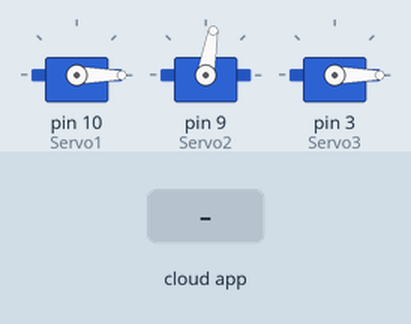
A sketch run on a simulated Arduino Uno, built with avr-gcc and run on an emulated ATmega328P. Parts: 3 × servo. The inputs (shaded band) are chosen by the test bench. The ROS host is connected and sends only what is stated.

Above: at 1.2 s.
1.3 s: the phone or cloud app sets linear.x to -100
At 2.5 s:
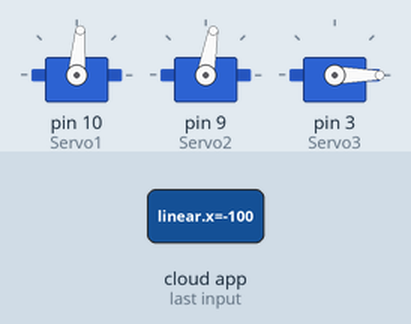
2.8 s: the phone or cloud app sets linear.x to 100
At 3.7 s:
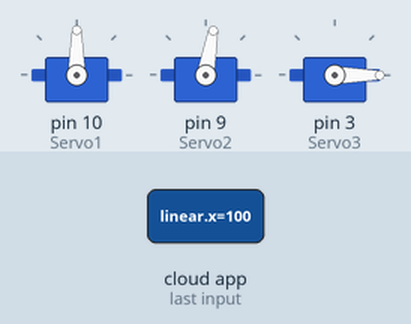
Timing chart, 0 to 5.8 s (numbered marks = the images above; inputs shaded):
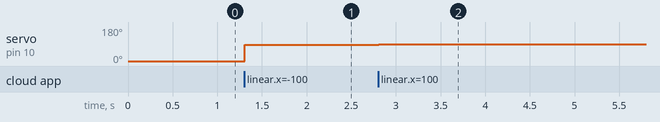

The sketch:

garra_teleop.ino
```cpp
#include <Servo.h>
#include <ros.h>
#include <geometry_msgs/Twist.h>
#include <geometry_msgs/Vector3.h>
//------Declaración de los Servos-----
Servo Servo1; //Hombro
Servo Servo2; //Base
Servo Servo3; //Garra

//-----Declaración de variables-------
//Variables que reciben las velocidades
int Hombro;
int Base;
int Garra;
//Variables de posicion
int posH=90;
int posB=80;
int posG=180;

ros::NodeHandle  nh;
geometry_msgs::Twist tw_msg;//Recibe
geometry_msgs::Vector3 v3_msg;//Envia

//********************PUBLISHER*********************
ros::Publisher Angle("robot_angulo", &v3_msg);

//*****************FUNCION CALLBACK*********************
void messageCb( const geometry_msgs::Twist& robot_pinza){

  Hombro = robot_pinza.linear.x;
  Base = robot_pinza.linear.y;
  Garra = robot_pinza.linear.z;

 //Abrir
  if(Garra>0){
     if (posG<180){
    posG=posG+5;  //increases the value of the "pos" variable each time the push button of the left is pressed
    }
    else{
    posG=180;
    }
  Servo3.write(180);
  }
  //Cerrar
  if(Garra<0){
      if (posG>0){
    posG=posG-5;  //increases the value of the "pos" variable each time the push button of the left is pressed
    }
    else{
    posG=0;
    }
  Servo3.write(0);
  }

  //Izquierda
  if (Base>0) {
     if (posB<180){
   posB=posB+5;   //increases the value of the "pos" variable each time the push button of the left is pressed
    }
    else{
    posB=180;
    }
    delay(5); //5 milliseconds of delay
    Servo2.write(posB); //servo goes to variable pos

  }
  //Derecha
  if(Base<0) { //if Value read of the button ==LOW:
    if (posB>0){
   posB=posB-5;   //increases the value of the "pos" variable each time the push button of the left is pressed
    }
    else{
    posB=0;
    }
    delay(5); //5 milliseconds of delay
    Servo2.write(posB); //servo goes to variable pos
  }

  //Arriba
  if (Hombro>0) { //if Value read of the button ==LOW:
    if (posH<180){
    posH=posH+5;  //increases the value of the "pos" variable each time the push button of the left is pressed
    }
    else{
    posH=180;
    }
    delay(5); //5 milliseconds of delay
    Servo1.write(posH); //servo goes to variable pos

  }
  //Abajo
  if(Hombro<0) { //if Value read of the button ==LOW:
    if (posH>0){
   posH=posH-5;   //increases the value of the "pos" variable each time the push button of the left is pressed
    }
    else{
    posH=0;
    }
    delay(5); //5 milliseconds of delay
    Servo1.write(posH); //servo goes to variable pos
  }
}

ros::Subscriber<geometry_msgs::Twist> sub("robot_manipulador_cmdVel", &messageCb ); //Se suscribe al topic robot_cmdVel para recibir las velocidades
//322 442 0404 // FOOD, SABROSO
void setup()
{
  // Define the servo signal pins
  Servo1.attach (10); //Hombro
  Servo2.attach (9); //Base
  Servo3.attach (3); //Garra rr
  // Posiciones iniciales
  Servo1.write(0);
  Servo2.write(80);
  Servo3.write(0);
  nh.initNode();
  nh.advertise(Angle);
  nh.subscribe(sub);
}

void loop()
{
  v3_msg.x = Servo1.read(); //Hombro
  v3_msg.y = Servo2.read(); //Base
  v3_msg.z = 15;
  Angle.publish(&v3_msg);
  nh.spinOnce();
  delay(1);
}
```

Measured:
- after the input at 1.3 s, servo on pin 10 (Servo1): 0° → 85° at once
- after the input at 2.8 s, servo on pin 10 (Servo1): 85° → 90° at once
